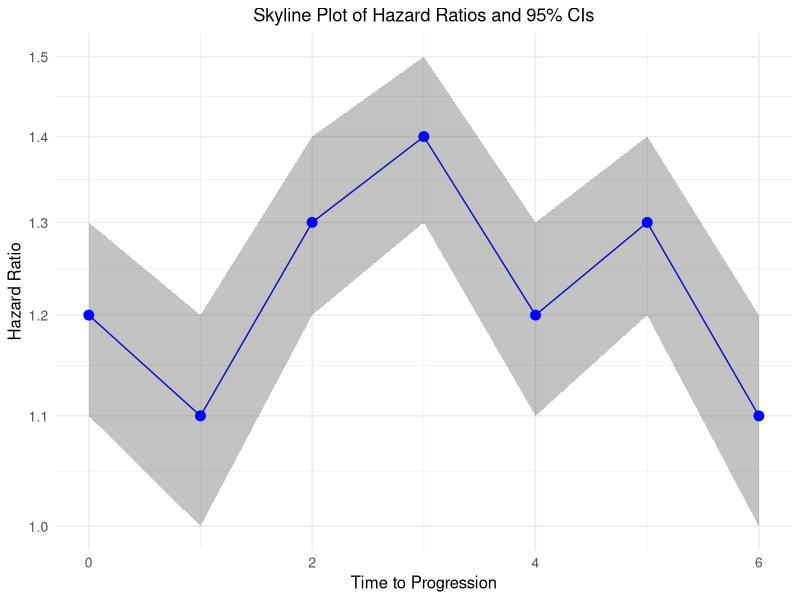

This chart was generated by the following R code:
library(ggplot2)
library(dplyr)

# Example data frame
data <- data.frame(
  time = c(0, 1, 2, 3, 4, 5, 6),
  hr = c(1.2, 1.1, 1.3, 1.4, 1.2, 1.3, 1.1),
  lower_ci = c(1.1, 1.0, 1.2, 1.3, 1.1, 1.2, 1.0),
  upper_ci = c(1.3, 1.2, 1.4, 1.5, 1.3, 1.4, 1.2)
)


# Define a function to create the skyline plot
  ggplot(data, aes(x = time, y = hr)) +
    geom_line(color = "blue") +  # Line for HR
    geom_ribbon(aes(ymin = lower_ci, ymax = upper_ci), alpha = 0.3) +  # CI ribbon
    geom_point(size = 3, color = "blue") +  # Points for HR
    labs(
      x = "Time to Progression",
      y = "Hazard Ratio",
      title = "Skyline Plot of Hazard Ratios and 95% CIs"
    ) +
    theme_minimal() +
    theme(
      plot.title = element_text(hjust = 0.5),
      axis.title.x = element_text(size = 12),
      axis.title.y = element_text(size = 12),
      axis.text = element_text(size = 10)
    ) +
    scale_y_continuous(trans = 'log')  # Optional: log transformation for better visualization




